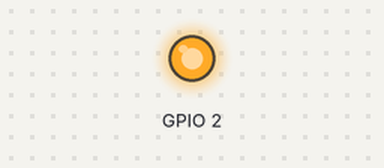
A sketch run on a simulated ESP8266 (NodeMCU). On the bench: output pins drawn as LEDs (lit = HIGH). WiFi joins after 1.5 s; servers stay silent unless stated.

Above: at 0.1 s.
At 1.7 s:
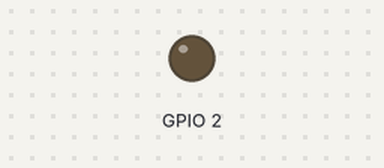
Timing chart, 0 to 3.2 s (numbered marks = the images above):
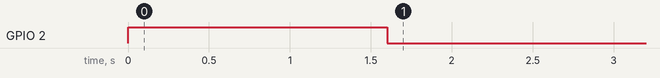

The sketch:

Arduino.ino
```cpp
#include <ESP8266WiFi.h>

#define STACK_PROTECTOR 512
#define MAX_SRV_CLIENTS 2

WiFiClient serverClients[MAX_SRV_CLIENTS];
WiFiServer server(8888);

//IPAddress staticIP(10, 10, 10, 89);
//IPAddress gateway(10, 10, 10, 1);
//IPAddress subnet(255, 255, 255, 0);

void setup() {
  Serial.begin(9600);
  WiFi.mode(WIFI_STA);
  WiFi.begin("XXX", "Password");
//  WiFi.config(staticIP, gateway, subnet);
  pinMode(2, OUTPUT);

  CheckWifi();

  server.begin();
  server.setNoDelay(true);
}

void CheckWifi() {
  while (WiFi.status() != WL_CONNECTED) {
    digitalWrite(2, HIGH);
    delay(200);
  }
  digitalWrite(2, LOW);
}

void loop() {
  CheckWifi();

  if (server.hasClient()) {
    // find free/disconnected spot
    for (int i = 0; i < MAX_SRV_CLIENTS; i++)
      if (!serverClients[i]) {  // equivalent to !serverClients[i].connected()
        serverClients[i] = server.available();
        break;
      }
  }

  for (int i = 0; i < MAX_SRV_CLIENTS; i++) {
    while (serverClients[i].available() && Serial.availableForWrite() > 0) {
      if(digitalRead(2) != HIGH) {
        digitalWrite(2, HIGH);
//        delay(1);
        delayMicroseconds(5);
      }
      Serial.print(serverClients[i].read());
    }

    if(digitalRead(2) != LOW) {
//      delay(1);
      delayMicroseconds(5);
      digitalWrite(2, LOW);
    }
  }

  // determine maximum output size "fair TCP use"
  // client.availableForWrite() returns 0 when !client.connected()
  int maxToTcp = 0;
  for (int i = 0; i < MAX_SRV_CLIENTS; i++) {
    if (serverClients[i]) {
      int afw = serverClients[i].availableForWrite();
      if (afw) {
        if (!maxToTcp) {
          maxToTcp = afw;
        } else {
          maxToTcp = std::min(maxToTcp, afw);
        }
      }
    }
  }

  // check UART for data
  size_t len = std::min(Serial.available(), maxToTcp);
  len = std::min(len, (size_t)STACK_PROTECTOR);
  if (len) {
    uint8_t sbuf[len];
    int serial_got = Serial.readBytes(sbuf, len);
    // push UART data to all connected telnet clients
    for (int i = 0; i < MAX_SRV_CLIENTS; i++)
      // if client.availableForWrite() was 0 (congested)
      // and increased since then,
      // ensure write space is sufficient:
      if (serverClients[i].availableForWrite() >= serial_got) {
        serverClients[i].flush();
        size_t tcp_sent = serverClients[i].write(sbuf, serial_got);
      }
  }

}
```
